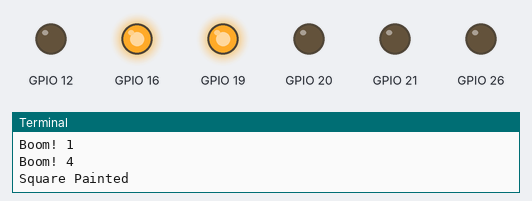
Recording of a program running on a simulated Raspberry Pi (BCM pin numbers). Parts: output pins drawn as LEDs (lit = HIGH), the last lines printed to the terminal. Random numbers come from a fixed seed.

Above: at 17.86 s.
At 18.46 s:
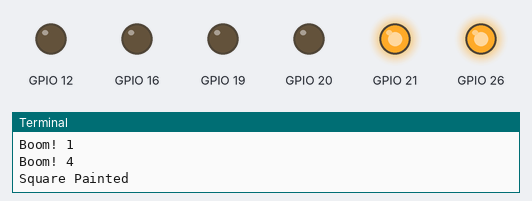
At 21.66 s:
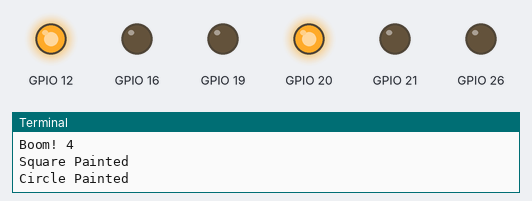
At 23.7 s:
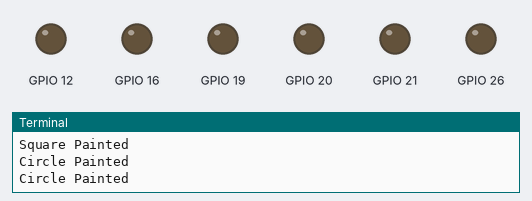
Timing chart, 0 to 25.8 s (numbered marks = the images above):
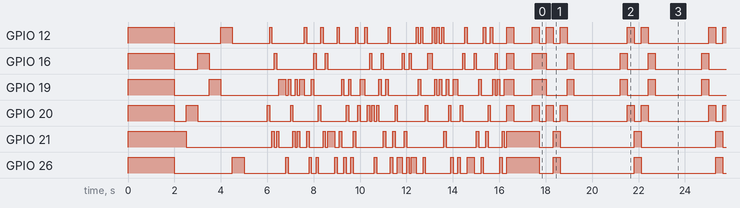

Measured:
- by itself, GPIO 12: HIGH → LOW at 2.0 s, → HIGH 2.0 s later, → LOW 0.50 s later, → HIGH 1.6 s later, … (65 changes in this stretch)
- by itself, GPIO 16: HIGH → LOW at 2.0 s, → HIGH 1.0 s later, → LOW 0.50 s later, → HIGH 2.8 s later, … (54 changes in this stretch)
- by itself, GPIO 19: HIGH → LOW at 2.0 s, → HIGH 1.5 s later, → LOW 0.50 s later, → HIGH 2.5 s later, … (68 changes in this stretch)
- by itself, GPIO 20: HIGH → LOW at 2.0 s, → HIGH 0.50 s later, → LOW 0.50 s later, → HIGH 3.0 s later, … (61 changes in this stretch)
- by itself, GPIO 21: HIGH → LOW at 2.5 s, → HIGH 3.7 s later, → LOW 0.10 s later, → HIGH 0.10 s later, … (49 changes in this stretch)
- by itself, GPIO 26: HIGH → LOW at 2.0 s, → HIGH 2.5 s later, → LOW 0.50 s later, → HIGH 1.8 s later, … (53 changes in this stretch)

The program:

purple_painter.py
```python
import RPi.GPIO as gpio
import time
from collections import OrderedDict
from random import randint

gpio.setmode(gpio.BCM)

on = 1
off = 0

leds = OrderedDict([(1,21), (2,20), (3,16), (4,19) ,(5,12) ,(6,26)])

gpio.setup(leds[1], gpio.OUT, initial=0)
gpio.setup(leds[2], gpio.OUT, initial=0)
gpio.setup(leds[3], gpio.OUT, initial=0)
gpio.setup(leds[4], gpio.OUT, initial=0)
gpio.setup(leds[5], gpio.OUT, initial=0)
gpio.setup(leds[6], gpio.OUT, initial=0)

def led(led, onOff):
    gpio.output(led, onOff)

def paint_line(onOff):
    for led in leds:
        gpio.output(leds[led], onOff)

def paint__r_triangle():
    led(leds[6], on)
    time.sleep(1.3)
    led(leds[6], off)
    paint_line(on)
    time.sleep(.3)
    paint_line(off)

def paint_waterfall():
    for led in leds:
        gpio.output(leds[led], on)
        print(led, leds[led])
        time.sleep(0.5)
        gpio.output(leds[led], off)
    print("Waterfall Painted")

def paint_square():
    paint_line(on)
    time.sleep(.3)
    paint_line(off)
    led(leds[1], on)
    led(leds[6], on)
    time.sleep(.8)
    paint_line(on)
    time.sleep(.3)
    paint_line(off)
    print("Square Painted")

def paint_circle():
    #first
    led(leds[3], on)
    led(leds[4], on)
    time.sleep(.3)
    led(leds[3], off)
    led(leds[4], off)
    #second
    led(leds[2], on)
    led(leds[5], on)
    time.sleep(.3)
    led(leds[2], off)
    led(leds[5], off)
    #third
    led(leds[1], on)
    led(leds[6], on)
    time.sleep(.3)
    led(leds[1], off)
    led(leds[6], off)
    #reverse

    #second
    led(leds[2], on)
    led(leds[5], on)
    time.sleep(.3)
    led(leds[2], off)
    led(leds[5], off)
    #third
    led(leds[3], on)
    led(leds[4], on)
    time.sleep(.3)
    led(leds[3], off)
    led(leds[4], off)
    print("Circle Painted")

def paint_random(iters, seconds):
    for x in range(0,iters):
        led_num = randint(1,6)
        led(leds[led_num], on)
        time.sleep(seconds)
        led(leds[led_num], off)
        print("Boom!", led_num)

def main():
    try:
        paint_line(on)
        time.sleep(2)
        paint_line(off)
        paint_waterfall()
        time.sleep(1)
        paint_random(103, .1)
        paint_square()
        while True:
            paint_circle()
            time.sleep(2)
        gpio.cleanup()

    except KeyboardInterrupt:
        gpio.cleanup()

    except RuntimeError:
        gpio.cleanup()

if __name__ == "__main__": main()
```
